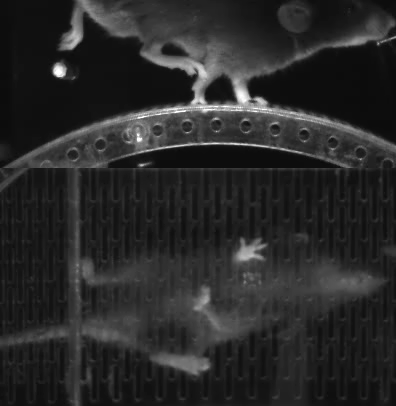
#> input picture img1.png, 396 x 406 px
$ python displayimage.py
#> lines starting #> are read from the running program, lines starting #| are printed output that depends on the picture
import matplotlib.pyplot as plt

#img1
im = plt.imread('img1.png')
#> im is the input picture: shape (406, 396) float32; min 0.0392, max 1, mean 0.161
implot = plt.imshow(im)

# put a blue dot at (10, 20)
x = [53.44, 394.90, 202.49]
y = [330.78, 19.30, 299.76]
# put a red dot, size 40, at 2 locations:
plt.scatter(x=x, y=y, c='r', s=40)
plt.show()

#img2
im = plt.imread('img2.png')
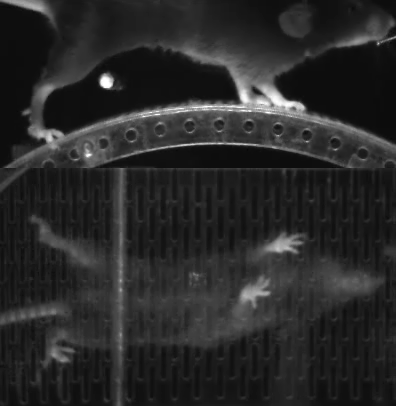
#> input picture img2.png, 396 x 406 px
#> im is the input picture: shape (406, 396) float32; min 0.0235, max 1, mean 0.161
implot = plt.imshow(im)
# put a blue dot at (10, 20)
x = [29.05, 255.61, 393.38]
y = [312.49, 289.80, 22.34]
# put a red dot, size 40, at 2 locations:
plt.scatter(x=x, y=y, c='r', s=40)
plt.show()

#img3
im = plt.imread('img3.png')
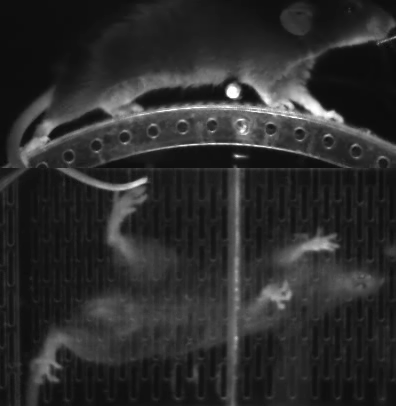
#> input picture img3.png, 396 x 406 px
#> im is the input picture: shape (406, 396) float32; min 0.0353, max 1, mean 0.172
implot = plt.imshow(im)
# put a red dot at key points
x = [275.53,393.89,28.04]
y = [291.70,20.82,114.32]
# put a red dot, size 40, at 2 locations:
plt.scatter(x=x, y=y, c='r', s=40)
plt.show()

#img4
im = plt.imread('img4.png')
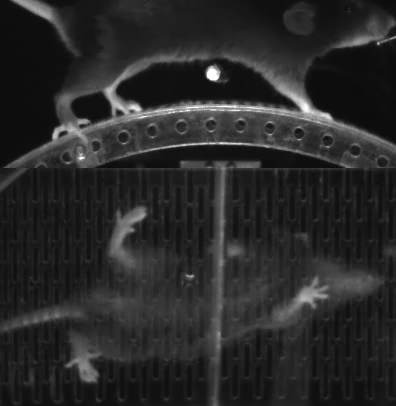
#> input picture img4.png, 396 x 406 px
#> im is the input picture: shape (406, 396) float32; min 0.0314, max 1, mean 0.161
implot = plt.imshow(im)
# put a blue dot at (10, 20)
x = [35.66,308.25,392.88]
y = [7.61,294.55,20.82]
# put a red dot, size 40, at 2 locations:
plt.scatter(x=x, y=y, c='r', s=40)
plt.show()

#img5
im = plt.imread('img5.png')
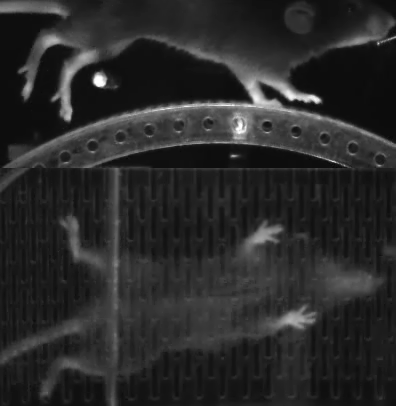
#> input picture img5.png, 396 x 406 px
#> im is the input picture: shape (406, 396) float32; min 0.0235, max 1, mean 0.164
implot = plt.imshow(im)
# put a blue dot at (10, 20)
x = [36.17,294.03,393.89]
y = [7.10,317.79,22.34]
# put a red dot, size 40, at 2 locations:
plt.scatter(x=x, y=y, c='r', s=40)
plt.show()
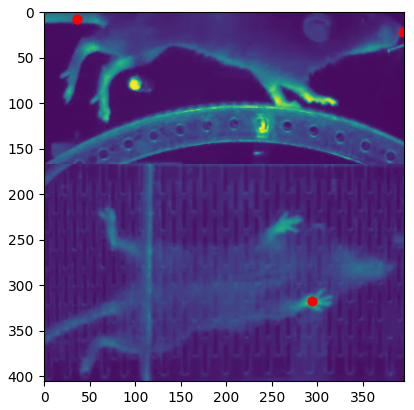
#> figure drawn by matplotlib, 1 panel

#img3
im = plt.imread('img6.png')
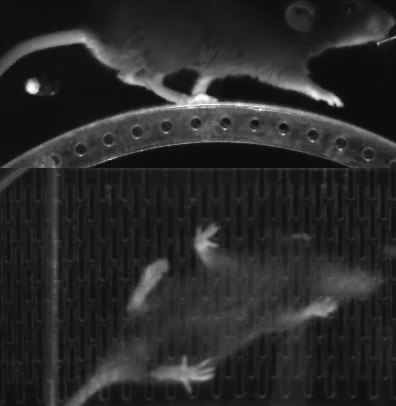
#> input picture img6.png, 396 x 406 px
#> im is the input picture: shape (406, 396) float32; min 0.0235, max 1, mean 0.161
implot = plt.imshow(im)
# put a red dot at key points
x = [321.74,45.82,392.88]
y = [307.92,41.15,21.33]
# put a red dot, size 40, at 2 locations:
plt.scatter(x=x, y=y, c='r', s=40)
plt.show()
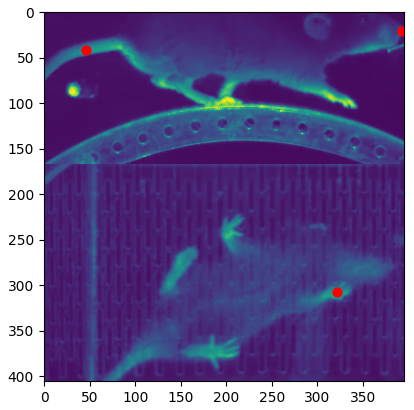
#> figure drawn by matplotlib, 1 panel
